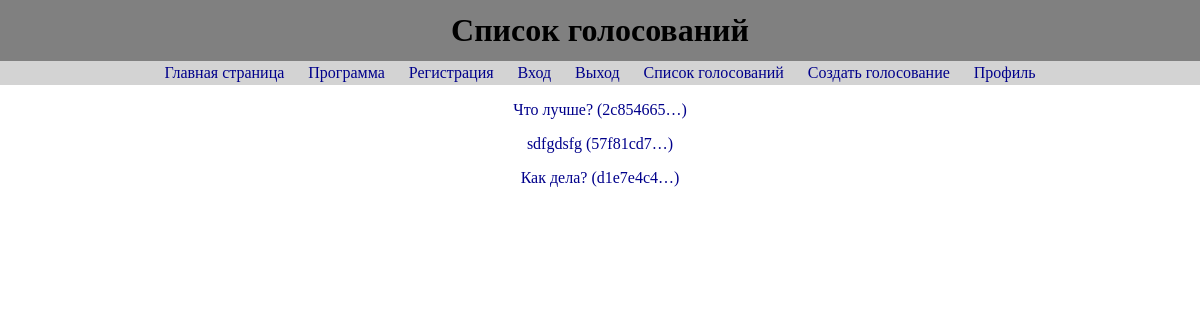
Page /votings/ (signed in) on the earlier database version.
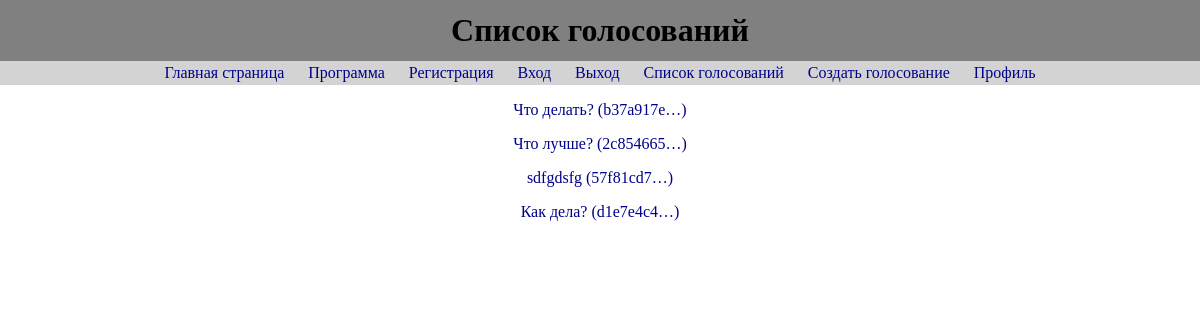
Same page on the later database version.
### users/models.py (models this page shows, shortened)
class CustomUser(AbstractUser):
	password = models.BinaryField(_("password"), max_length=1024)

### votings/models.py (models this page shows, shortened)
class Voting(models.Model):
	created = models.DateTimeField(auto_now_add=True)
	author = models.ForeignKey(get_user_model(), on_delete=models.CASCADE, null=True, default=None)
	v_id = models.CharField(max_length=32, null=True, default='')
	registration = models.BooleanField(default=False)
	is_open = models.BooleanField(default=False)
	voting_object = models.BinaryField(null=True, default=None)
	msg_voting_summary = models.BinaryField(null=True, default=None)

class Question(models.Model):
	voting = models.OneToOneField('Voting', on_delete=models.CASCADE, null=True)
	text = models.CharField(max_length=1024)

### votings/views.py (the view)
# urls.py: path('votings/', views.VotingsListView.as_view(), name="votings_list"),
class VotingsListView(LoginRequiredMixin, ListView):
	model = Voting
	template_name = 'votings/votings_list.html'
	def get_context_data(self, **kwargs):
		context = super().get_context_data(**kwargs)
		context['votings'] = Voting.objects.all()
		return context

### votings/templates/votings/votings_list.html (shortened to what this page needs)
{% extends "base.html" %}
{% block h1 %}
	<h1>Список голосований</h1>
{% endblock h1 %}
{% block content %}
	{% if votings %}
		{% for voting in votings reversed %}
			<p>
				<a href="{% url 'voting_page' voting.v_id %}">{{ voting.question.text }} ({{ voting.v_id|truncatechars:9 }})</a>
			</p>
		{% endfor %}
	{% else %}
		<p>Пока нет ни одного голосования.</p>
	{% endif %}
{% endblock content %}

### templates/base.html (shortened to what this page needs)
{% load static %}
<!DOCTYPE html>
<html>
	<head>
		<link type="text/css" href="{% static 'css/styles.css' %}" rel="stylesheet" />
	</head>
	<body>
		<div>
			{% block h1 %}block h1{% endblock h1 %}
		</div>
		<div class="toc">
		</div>
		<div class="content">
			{% block content %}block content{% endblock content %}
		</div>
	</body>
</html>

### static/css/styles.css (style rules this page uses)
html { font-family: 'CascadiaMono'; font-size: 100%; }
body { margin: 0; margin-right: calc(-1 * (100vw - 100%)); }
h1 { margin: 0; padding: 1% 0 1% 0; text-align: center; background: gray; }
a { color: darkblue; text-decoration: none; }
.toc { background: lightgray; text-align: center; padding: 0.25% 0; }
.toc a { margin: 1%; }
.content { margin: 1%; text-align: center; }

Differences in the rows shown:
added Voting: question.text "Что делать?", v_id "b37a917e…"
